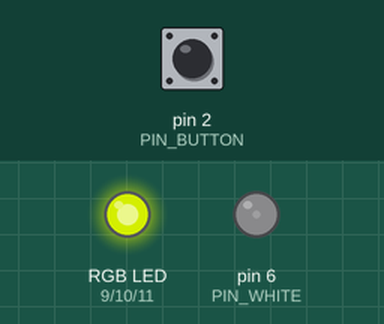
Simulated run of this program. Board: Arduino Nano, built with avr-gcc and run on an emulated ATmega328P. Parts: an RGB LED mixed from three pins (HIGH = lit), output pins drawn as LEDs (lit = HIGH). The test bench sets the inputs (shaded band); at power-on: pin 2 (PIN_BUTTON) HIGH. Random numbers use the default seed unless the program sets one.

Above: at 1.2 s.
1.3 s: pin 2 (PIN_BUTTON) pulled LOW for 0.15 s
2.9 s: pin 2 (PIN_BUTTON) pulled LOW for 1 s
At 5.1 s:
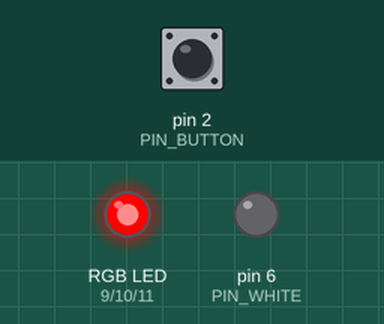
5.4 s: pin 2 (PIN_BUTTON) pulled LOW for 0.15 s
At 5.8 s:
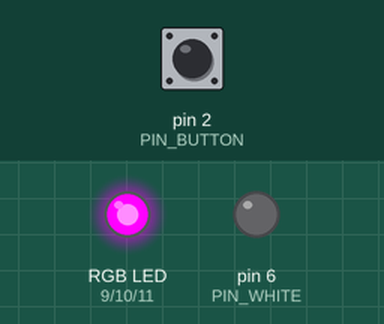
7.0 s: pin 2 (PIN_BUTTON) pulled LOW for 3.2 s
At 11.2 s:
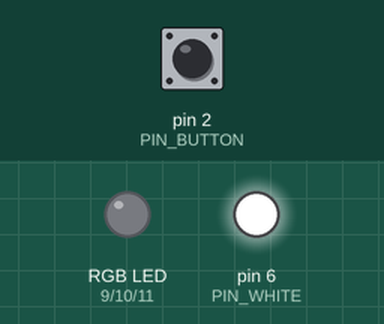
11.7 s: pin 2 (PIN_BUTTON) pulled LOW for 0.15 s
At 13.0 s:
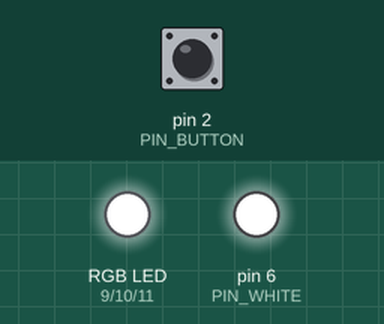
13.3 s: pin 2 (PIN_BUTTON) pulled LOW for 1 s
At 18.6 s:
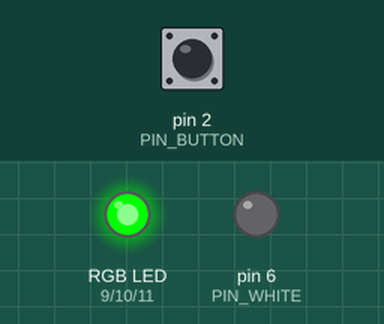
Timing chart, 0 to 21.8 s (numbered marks = the images above; inputs shaded):
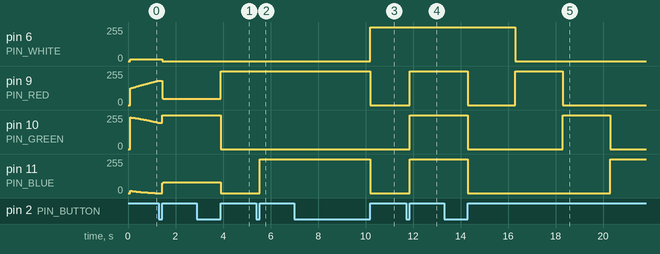

The program:

main.cpp
```cpp
#include <Arduino.h>
#include "config.h"

// Interval (ms) between each update
unsigned long updateInterval = 100;

uint8_t nextScene = 0;

void setColor(int white, int red, int green, int blue);

bool timeHasPassed(unsigned long *lastUpdatedTime, unsigned long interval, bool updateTime);


/** SCENES **/

void trafficLight() {
    // Config
    static uint8_t nextStep = 0;
    updateInterval = TRAFFICLIGHT_CYCLE_PERIOD;

    // Execution
    setColor(nextStep == 0 ? MAX_OUTPUT_VALUE : 0,
             nextStep == 1 ? MAX_OUTPUT_VALUE : 0,
             nextStep == 2 ? MAX_OUTPUT_VALUE : 0,
             nextStep == 3 ? MAX_OUTPUT_VALUE : 0);

    nextStep++;
    nextStep = nextStep % 4;
}

void rainbow() {
    //Config
    static uint16_t nextColorStep = 0;
    static uint16_t nextWhiteStep = 0;
    updateInterval = 1000 / RAINBOW_UPDATES_PER_SECOND;
    uint16_t colorPeriodInSteps = RAINBOW_COLOR_CYCLE_DURATION / updateInterval;
    uint16_t whitePeriodInSteps = RAINBOW_WHITE_CYCLE_DURATION / (double) updateInterval;

    // Execution
    setColor(
            0.1 * 0.5 * MAX_OUTPUT_VALUE * (1 + sin(2 * 3.1415 * ((double) nextWhiteStep / whitePeriodInSteps + 0))),
            0.5 * MAX_OUTPUT_VALUE * (1 + sin(2 * 3.1415 * ((double) nextColorStep / colorPeriodInSteps + 0))),
            0.5 * MAX_OUTPUT_VALUE * (1 + sin(2 * 3.1415 * ((double) nextColorStep / colorPeriodInSteps + 1.0 / 3))),
            0.5 * MAX_OUTPUT_VALUE * (1 + sin(2 * 3.1415 * ((double) nextColorStep / colorPeriodInSteps + 2.0 / 3)))
    );

    nextColorStep++;
    nextWhiteStep++;
    nextColorStep = nextColorStep % colorPeriodInSteps;
    nextWhiteStep = nextWhiteStep % whitePeriodInSteps;
}

void colorHop() {
    //Config
    static unsigned long lastColorHopTime = 0;
    static uint16_t nextStep = 0;
    static uint16_t targetStep = UINT16_MAX;
    updateInterval = 1000 / COLOR_HOP_UPDATES_PER_SECOND;
    uint16_t periodInSteps = COLOR_HOP_MAX_TRANSITION_TIME / updateInterval;

    if (targetStep == UINT16_MAX
        || timeHasPassed(&lastColorHopTime, COLOR_HOP_PERIOD + COLOR_HOP_MAX_TRANSITION_TIME, true)) {
        targetStep = random(0, periodInSteps);
    }

    if (nextStep != targetStep) {
        /*
         * Theory:
         *
         *  Possible cases:
         *     0              360 deg              0              360 deg
         *     |---[=======]---|           OR      |===]-------[===]
         *         ^C      ^C + 180 deg                ^       ^C
         *
         *   If target is inside the [===] area, move up (right).
         *   If target is outside the [===] area, move down (left).
         *
         */
        int diff = targetStep - nextStep;
        if ((0 < diff && diff < periodInSteps / 2) || diff < periodInSteps / -2) {
            nextStep++;
        } else {
            nextStep--;
        }
        nextStep = nextStep % periodInSteps;
    }

    // Execution
    setColor(
            0,
            0.5 * MAX_OUTPUT_VALUE * (1 + sin(2 * 3.1415 * ((double) nextStep / periodInSteps + 0))),
            0.5 * MAX_OUTPUT_VALUE * (1 + sin(2 * 3.1415 * ((double) nextStep / periodInSteps + 1.0 / 3))),
            0.5 * MAX_OUTPUT_VALUE * (1 + sin(2 * 3.1415 * ((double) nextStep / periodInSteps + 2.0 / 3)))
    );
}

void fullOnWhite() {
    setColor(MAX_OUTPUT_VALUE, 0, 0, 0);
}

void fullOnRed() {
    setColor(0, MAX_OUTPUT_VALUE, 0, 0);
}

void fullOnPurple() {
    setColor(0, MAX_OUTPUT_VALUE, 0, MAX_OUTPUT_VALUE);
}

void allFullOn() {
    setColor(MAX_OUTPUT_VALUE, MAX_OUTPUT_VALUE, MAX_OUTPUT_VALUE, MAX_OUTPUT_VALUE);
}

/** END SCENES **/


/** LOGIC **/

void checkInput() {
    static unsigned long lastActionTime = 0;

    // Debounce button using cooldown period
    if (!timeHasPassed(&lastActionTime, BUTTON_DEBOUNCE_COOLDOWN_PERIOD, false))
        return;

    // Debounce button using minimum pressed time
    unsigned long pressStartTime = millis();
    while (!digitalRead(PIN_BUTTON)) {
        delay(10);
    }

    if (millis() < pressStartTime + BUTTON_MIN_PRESS_TIME)
        return;

    // Advance to next scene if button is pressed
    nextScene++;
    updateInterval = 100;
    lastActionTime = millis();
}

void queue() {
    switch (nextScene) {
        case 0:
            rainbow();
            break;
        case 1:
            colorHop();
            break;
        case 2:
            fullOnRed();
            break;
        case 3:
            fullOnPurple();
            break;
        case 4:
            fullOnWhite();
            break;
        case 5:
            allFullOn();
            break;
        case 6:
            trafficLight();
            break;
        default:
            nextScene = 0;
    }
}

void setColor(int white, int red, int green, int blue) {
    analogWrite(PIN_WHITE, white);
    analogWrite(PIN_RED, red);
    analogWrite(PIN_GREEN, green);
    analogWrite(PIN_BLUE, blue);
}

bool needsUpdate() {
    static unsigned long lastUpdatedTime = 0;
    return timeHasPassed(&lastUpdatedTime, updateInterval, true);
}

bool timeHasPassed(unsigned long *lastUpdatedTime, unsigned long interval, bool updateTime) {
    if (millis() < *lastUpdatedTime + interval) {
        return false;
    }
    if (updateTime) {
        *lastUpdatedTime = millis();
    }
    return true;
}

void setup() {
    pinMode(PIN_BUTTON, INPUT_PULLUP);

    pinMode(PIN_WHITE, OUTPUT);
    pinMode(PIN_RED, OUTPUT);
    pinMode(PIN_GREEN, OUTPUT);
    pinMode(PIN_BLUE, OUTPUT);

    setColor(0, 0, 0, 0);

    randomSeed(analogRead(0));

#if ENABLE_SERIAL
    Serial.begin(115200);
    delay(100);
    Serial.println("Ready");
#endif
}

void loop() {
    checkInput();

    if (!needsUpdate()) return;

    queue();
}
```

config.h
```cpp
//
// Created by samuel on 27-10-21.
//

#ifndef WALLLEDSTRIP_CONFIG_H
#define WALLLEDSTRIP_CONFIG_H

/** CONFIG **/

/* PINS */
#define PIN_WHITE 6
#define PIN_RED 9
#define PIN_GREEN 10
#define PIN_BLUE 11

#define PIN_BUTTON 2

/* BUTTON */
#define BUTTON_MIN_PRESS_TIME 100   // Minimum time the button must be pressed for it to register a valid press (ms)
#define BUTTON_DEBOUNCE_COOLDOWN_PERIOD 200 // Don't check the button after is has been pressed for this amount of time (ms)

/* SCENES */
#define MAX_OUTPUT_VALUE 255

// Traffic light
#define TRAFFICLIGHT_CYCLE_PERIOD 2000  // Each period, change a color

// Rainbow
#define RAINBOW_UPDATES_PER_SECOND 25
#define RAINBOW_COLOR_CYCLE_DURATION 16000
#define RAINBOW_WHITE_CYCLE_DURATION (RAINBOW_COLOR_CYCLE_DURATION * 4.7)

// Color hop
#define COLOR_HOP_PERIOD 12000
#define COLOR_HOP_MAX_TRANSITION_TIME 6000
#define COLOR_HOP_UPDATES_PER_SECOND 25

/* DEBUG */
#define ENABLE_SERIAL false

/** END CONFIG **/

#endif //WALLLEDSTRIP_CONFIG_H
```

Measured:
- after the input at 2.9 s, pin 9 (PIN_RED): 48/255 → 255/255 after 1.0 s; pin 10 (PIN_GREEN): 253/255 → 0/255 after 1.0 s; pin 11 (PIN_BLUE): 80/255 → 0/255 after 1.0 s
- after the input at 5.4 s, pin 11 (PIN_BLUE): 0/255 → 255/255 after 0.15 s
- after the input at 7.0 s, pin 6 (PIN_WHITE): 0/255 → 255/255 after 3.2 s; pin 9 (PIN_RED), pin 11 (PIN_BLUE): 255/255 → 0/255 after 3.2 s
- after the input at 11.7 s, pin 9 (PIN_RED), pin 10 (PIN_GREEN), pin 11 (PIN_BLUE): 0/255 → 255/255 after 0.15 s
- after the input at 13.3 s, pin 6 (PIN_WHITE): 255/255 → 0/255 after 3.0 s; pin 9 (PIN_RED): 255/255 → 0/255 after 1.0 s, → 255/255 2.0 s later, → 0/255 2.0 s later; pin 10 (PIN_GREEN): 255/255 → 0/255 after 1.0 s, → 255/255 4.0 s later, → 0/255 2.0 s later; pin 11 (PIN_BLUE): 255/255 → 0/255 after 1.0 s, → 255/255 6.0 s later
